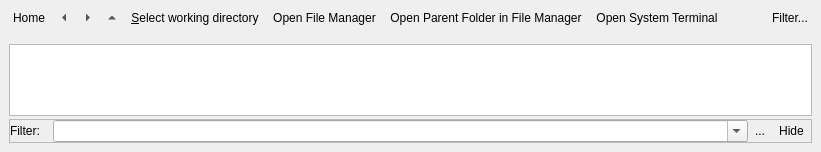
  <widget class="QDockWidget" name="dockWidgetFileSystem">
   <property name="sizePolicy">
    <sizepolicy hsizetype="Preferred" vsizetype="Preferred">
     <horstretch>0</horstretch>
     <verstretch>0</verstretch>
    </sizepolicy>
   </property>
   <property name="windowIcon">
    <iconset theme="folder"/>
   </property>
   <property name="toolTip">
    <string>Scipyen's (read-only) view of the file system</string>
   </property>
   <property name="statusTip">
    <string>Scipyen's (read-only) view of the file system</string>
   </property>
   <property name="whatsThis">
    <string>&lt;html&gt;&lt;head/&gt;&lt;body&gt;&lt;p&gt;Scipyen's (read-only) view of the current (working) directory in the file system.&lt;/p&gt;&lt;p&gt;By design Scipyen does not allow generic file system operations (file or directory creation, removal, duplication or relocation). These operations should be enacted through the host tools (file manager, terminal etc).&lt;/p&gt;&lt;p&gt;Data can be written to files in the current directory using Save or Export actions from the context menu of the symbols (variables) in Scipyen's workspace table.&lt;/p&gt;&lt;p&gt;&lt;br/&gt;&lt;/p&gt;&lt;p&gt;&lt;br/&gt;&lt;/p&gt;&lt;/body&gt;&lt;/html&gt;</string>
   </property>
   <property name="features">
    <set>QDockWidget::DockWidgetFloatable|QDockWidget::DockWidgetMovable</set>
   </property>
   <property name="windowTitle">
    <string>File S&amp;ystem</string>
   </property>
   <attribute name="dockWidgetArea">
    <number>8</number>
   </attribute>
   <widget class="QWidget" name="dockWidgetFileSystemContents">
    <layout class="QGridLayout" name="gridLayout">
     <property name="leftMargin">
      <number>6</number>
     </property>
     <property name="topMargin">
      <number>6</number>
     </property>
     <property name="rightMargin">
      <number>6</number>
     </property>
     <property name="bottomMargin">
      <number>6</number>
     </property>
     <property name="spacing">
      <number>6</number>
     </property>
     <item row="0" column="0">
      <layout class="QHBoxLayout" name="horizontalLayout">
       <property name="spacing">
        <number>0</number>
       </property>
       <property name="sizeConstraint">
        <enum>QLayout::SetNoConstraint</enum>
       </property>
       <item>
        <widget class="QToolButton" name="dirHomeBtn">
         <property name="toolTip">
          <string>Go to Home directory</string>
         </property>
         <property name="text">
          <string>Home</string>
         </property>
         <property name="icon">
          <iconset theme="go-home"/>
         </property>
         <property name="autoRaise">
          <bool>true</bool>
         </property>
        </widget>
       </item>
       <item>
        <widget class="QToolButton" name="dirBackBtn">
         <property name="toolTip">
          <string>Go back</string>
         </property>
         <property name="text">
          <string>Previous directory</string>
         </property>
         <property name="icon">
          <iconset theme="go-previous"/>
         </property>
         <property name="autoRaise">
          <bool>true</bool>
         </property>
         <property name="arrowType">
          <enum>Qt::LeftArrow</enum>
         </property>
        </widget>
       </item>
       <item>
        <widget class="QToolButton" name="dirFwdBtn">
         <property name="toolTip">
          <string>Go forward</string>
         </property>
         <property name="text">
          <string>Next directory</string>
         </property>
         <property name="icon">
          <iconset theme="go-next"/>
         </property>
         <property name="autoRaise">
          <bool>true</bool>
         </property>
         <property name="arrowType">
          <enum>Qt::RightArrow</enum>
         </property>
        </widget>
       </item>
       <item>
        <widget class="QToolButton" name="dirUpBtn">
         <property name="toolTip">
          <string>Go to parent directory</string>
         </property>
         <property name="text">
          <string>Parent directory</string>
         </property>
         <property name="icon">
          <iconset theme="go-up"/>
         </property>
         <property name="autoRaise">
          <bool>true</bool>
         </property>
         <property name="arrowType">
          <enum>Qt::UpArrow</enum>
         </property>
        </widget>
       </item>
       <item>
        <widget class="QToolButton" name="selDirBtn">
         <property name="toolTip">
          <string>Select working directory</string>
         </property>
         <property name="statusTip">
          <string>Select working directory</string>
         </property>
         <property name="whatsThis">
          <string>Select working directory</string>
         </property>
         <property name="text">
          <string>&amp;Select working directory</string>
         </property>
         <property name="icon">
          <iconset theme="document-open-folder"/>
         </property>
         <property name="autoRaise">
          <bool>true</bool>
         </property>
        </widget>
       </item>
       <item>
        <widget class="QToolButton" name="systemOpenFolderBtn">
         <property name="toolTip">
          <string>Open current folder in system file manager</string>
         </property>
         <property name="statusTip">
          <string>Open current folder in system file manager</string>
         </property>
         <property name="whatsThis">
          <string>Open current folder in system file manager</string>
         </property>
         <property name="text">
          <string>Open File Manager</string>
         </property>
         <property name="icon">
          <iconset theme="document-open-folder"/>
         </property>
         <property name="autoRaise">
          <bool>true</bool>
         </property>
        </widget>
       </item>
       <item>
        <widget class="QToolButton" name="systemOpenParentFolderBtn">
         <property name="toolTip">
          <string>Opens parent directory of working directory in system file manager</string>
         </property>
         <property name="statusTip">
          <string>Opens parent directory of working directory in system file manager</string>
         </property>
         <property name="whatsThis">
          <string>Opens parent directory of working directory in system file manager</string>
         </property>
         <property name="text">
          <string>Open Parent Folder in File Manager</string>
         </property>
         <property name="icon">
          <iconset theme="go-parent-folder"/>
         </property>
         <property name="autoRaise">
          <bool>true</bool>
         </property>
        </widget>
       </item>
       <item>
        <widget class="QToolButton" name="openTermBtn">
         <property name="toolTip">
          <string>Open system terminal in current folder</string>
         </property>
         <property name="statusTip">
          <string>Open system terminal in current folder</string>
         </property>
         <property name="whatsThis">
          <string>Open system terminal in current folder</string>
         </property>
         <property name="text">
          <string>Open System Terminal</string>
         </property>
         <property name="icon">
          <iconset theme="scriptnew"/>
         </property>
         <property name="autoRaise">
          <bool>true</bool>
         </property>
        </widget>
       </item>
       <item>
        <spacer name="horizontalSpacer_2">
         <property name="orientation">
          <enum>Qt::Horizontal</enum>
         </property>
         <property name="sizeType">
          <enum>QSizePolicy::MinimumExpanding</enum>
         </property>
         <property name="sizeHint" stdset="0">
          <size>
           <width>40</width>
           <height>20</height>
          </size>
         </property>
        </spacer>
       </item>
       <item>
        <widget class="QToolButton" name="viewFilesFilterToolBtn">
         <property name="toolTip">
          <string>Show filter bar</string>
         </property>
         <property name="statusTip">
          <string>Show filter bar</string>
         </property>
         <property name="whatsThis">
          <string>Show filter bar</string>
         </property>
         <property name="text">
          <string>Filter...</string>
         </property>
         <property name="icon">
          <iconset theme="view-filter"/>
         </property>
         <property name="checkable">
          <bool>true</bool>
         </property>
         <property name="autoRaise">
          <bool>true</bool>
         </property>
         <property name="arrowType">
          <enum>Qt::NoArrow</enum>
         </property>
        </widget>
       </item>
      </layout>
     </item>
     <item row="1" column="0">
      <widget class="UrlNavigator" name="navigator" native="true"/>
     </item>
     <item row="2" column="0">
      <layout class="QVBoxLayout" name="verticalLayout">
       <property name="spacing">
        <number>3</number>
       </property>
       <property name="leftMargin">
        <number>3</number>
       </property>
       <property name="topMargin">
        <number>3</number>
       </property>
       <property name="rightMargin">
        <number>3</number>
       </property>
       <property name="bottomMargin">
        <number>3</number>
       </property>
       <item>
        <widget class="QTreeView" name="fileSystemTreeView">
         <property name="sizePolicy">
          <sizepolicy hsizetype="Preferred" vsizetype="Expanding">
           <horstretch>0</horstretch>
           <verstretch>1</verstretch>
          </sizepolicy>
         </property>
         <property name="contextMenuPolicy">
          <enum>Qt::CustomContextMenu</enum>
         </property>
         <property name="acceptDrops">
          <bool>false</bool>
         </property>
         <property name="frameShape">
          <enum>QFrame::StyledPanel</enum>
         </property>
         <property name="frameShadow">
          <enum>QFrame::Sunken</enum>
         </property>
         <property name="lineWidth">
          <number>1</number>
         </property>
         <property name="sizeAdjustPolicy">
          <enum>QAbstractScrollArea::AdjustToContentsOnFirstShow</enum>
         </property>
         <property name="editTriggers">
          <set>QAbstractItemView::DoubleClicked</set>
         </property>
         <property name="tabKeyNavigation">
          <bool>true</bool>
         </property>
         <property name="showDropIndicator" stdset="0">
          <bool>false</bool>
         </property>
         <property name="dragEnabled">
          <bool>true</bool>
         </property>
         <property name="dragDropMode">
          <enum>QAbstractItemView::DragOnly</enum>
         </property>
         <property name="alternatingRowColors">
          <bool>true</bool>
         </property>
         <property name="selectionMode">
          <enum>QAbstractItemView::ExtendedSelection</enum>
         </property>
         <property name="selectionBehavior">
          <enum>QAbstractItemView::SelectItems</enum>
         </property>
         <property name="iconSize">
          <size>
           <width>16</width>
           <height>16</height>
          </size>
         </property>
         <property name="uniformRowHeights">
          <bool>true</bool>
         </property>
         <property name="sortingEnabled">
          <bool>true</bool>
         </property>
         <attribute name="headerCascadingSectionResizes">
          <bool>true</bool>
         </attribute>
         <attribute name="headerHighlightSections">
          <bool>true</bool>
         </attribute>
         <attribute name="headerShowSortIndicator" stdset="0">
          <bool>true</bool>
         </attribute>
         <attribute name="headerStretchLastSection">
          <bool>true</bool>
         </attribute>
        </widget>
       </item>
       <item>
        <widget class="QFrame" name="filesFilterFrame">
         <property name="frameShape">
          <enum>QFrame::StyledPanel</enum>
         </property>
         <property name="frameShadow">
          <enum>QFrame::Plain</enum>
         </property>
         <property name="lineWidth">
          <number>0</number>
         </property>
         <layout class="QHBoxLayout" name="horizontalLayout_2">
          <property name="spacing">
           <number>0</number>
          </property>
          <property name="leftMargin">
           <number>0</number>
          </property>
          <property name="topMargin">
           <number>0</number>
          </property>
          <property name="rightMargin">
           <number>0</number>
          </property>
          <property name="bottomMargin">
           <number>0</number>
          </property>
          <item>
           <widget class="QLabel" name="filesFilterLabel">
            <property name="sizePolicy">
             <sizepolicy hsizetype="Fixed" vsizetype="Fixed">
              <horstretch>0</horstretch>
              <verstretch>0</verstretch>
             </sizepolicy>
            </property>
            <property name="text">
             <string>Filter:</string>
            </property>
            <property name="buddy">
             <cstring>fileSystemFilter</cstring>
            </property>
           </widget>
          </item>
          <item>
           <spacer name="horizontalSpacer">
            <property name="orientation">
             <enum>Qt::Horizontal</enum>
            </property>
            <property name="sizeType">
             <enum>QSizePolicy::Preferred</enum>
            </property>
            <property name="sizeHint" stdset="0">
             <size>
              <width>13</width>
              <height>17</height>
             </size>
            </property>
           </spacer>
          </item>
          <item>
           <widget class="QComboBox" name="fileSystemFilter">
            <property name="sizePolicy">
             <sizepolicy hsizetype="Preferred" vsizetype="Fixed">
              <horstretch>0</horstretch>
              <verstretch>0</verstretch>
             </sizepolicy>
            </property>
            <property name="toolTip">
             <string>Filter files by name and/or extension, using regular expressions</string>
            </property>
            <property name="statusTip">
             <string>Filter files by name and/or extension, using regular expressions</string>
            </property>
            <property name="whatsThis">
             <string>Filter files by name and/or extension, using regular expressions</string>
            </property>
            <property name="editable">
             <bool>true</bool>
            </property>
            <property name="insertPolicy">
             <enum>QComboBox::InsertAtTop</enum>
            </property>
           </widget>
          </item>
          <item>
           <widget class="QToolButton" name="hideFilteredOutnamesToolButton">
            <property name="toolTip">
             <string>Hide non-matching file names</string>
            </property>
            <property name="text">
             <string>...</string>
            </property>
            <property name="icon">
             <iconset theme="view-hidden"/>
            </property>
            <property name="checkable">
             <bool>true</bool>
            </property>
            <property name="autoRaise">
             <bool>true</bool>
            </property>
           </widget>
          </item>
          <item>
           <widget class="QToolButton" name="hideFilesFilterToolBtn">
            <property name="enabled">
             <bool>true</bool>
            </property>
            <property name="toolTip">
             <string>Hide file filter</string>
            </property>
            <property name="statusTip">
             <string>Hide file filter</string>
            </property>
            <property name="whatsThis">
             <string>Hide file filter</string>
            </property>
            <property name="text">
             <string>Hide</string>
            </property>
            <property name="icon">
             <iconset theme="window-close"/>
            </property>
            <property name="autoRaise">
             <bool>true</bool>
            </property>
           </widget>
          </item>
         </layout>
        </widget>
       </item>
      </layout>
     </item>
    </layout>
   </widget>
  </widget>
